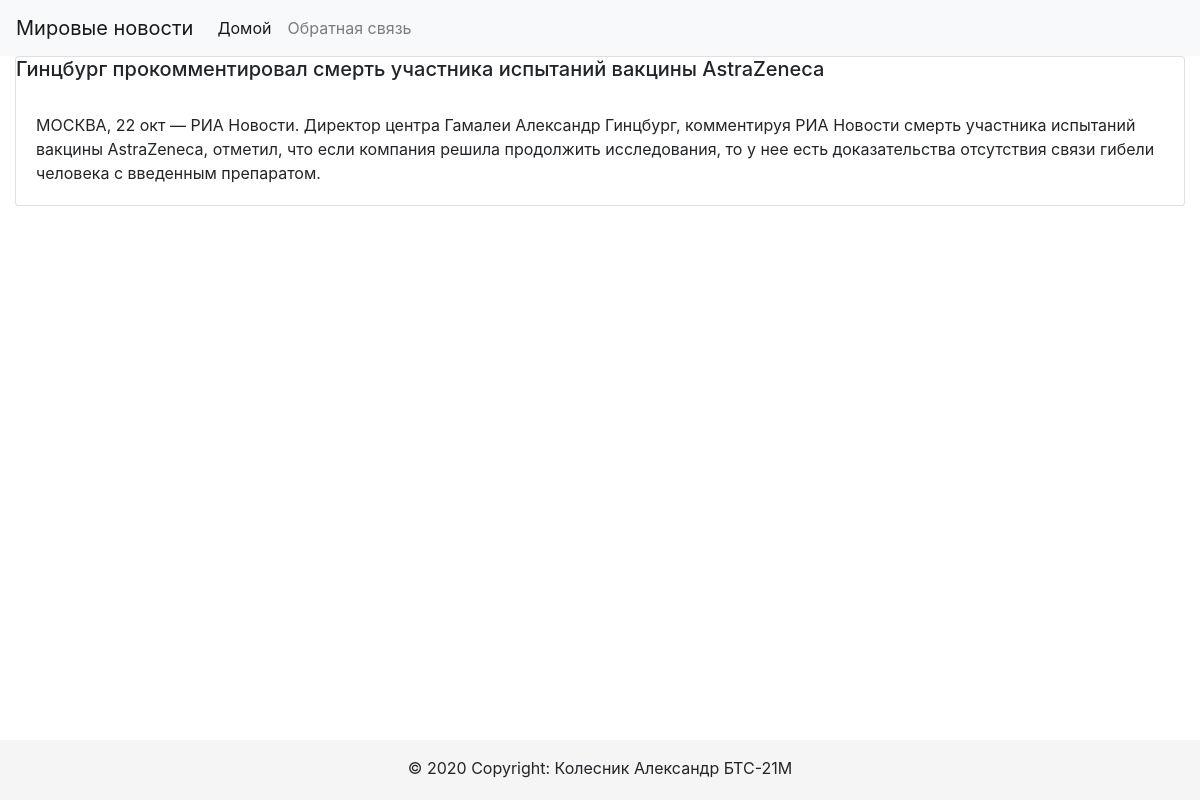
The app's page /news/20201022-17860 with its own data.
### news/models.py (models this page shows, shortened)
class News(models.Model):
    title = models.CharField(max_length=100)
    body = models.TextField()
    url = models.CharField(max_length=30, default='test', editable=False)
    date = models.DateField(auto_now_add=True, editable=False)

### news/views.py (the view)
# urls.py: re_path(r'^(?P<url>\d+-\d+)$', get_news),
def get_news(request, url):
    currentNews = get_object_or_404(News, url=url)
    context = {
        'news': currentNews,
    }
    return render(request, 'news/content.html', context)

### templates/news/content.html (shortened to what this page needs)
{% extends "base/base_generic.html" %}
{% block content %}
    <div class="card">
    <h5 class="card-title">{{ news.title }}</h5>
      <div class="card-body">
        {{ news.body }}
      </div>
    </div>
{% endblock %}

### static/css/sticky-footer-navbar.css (style rules this page uses)
html { position: relative; min-height: 100%; }
body { margin-bottom: 60px; }

### records on screen
News: title "Гинцбург прокомментировал смерть участника испытаний вакцины AstraZeneca", body "МОСКВА, 22 окт — РИА Новости. Директор центра Гамалеи Александр Гинцбург, комментируя РИА Новости смерть участника испытаний вакцины AstraZeneca, отметил, что если компания решила продолжить исследования, то у нее есть доказательства отсутствия связи гибели человека с введенным препаратом."
